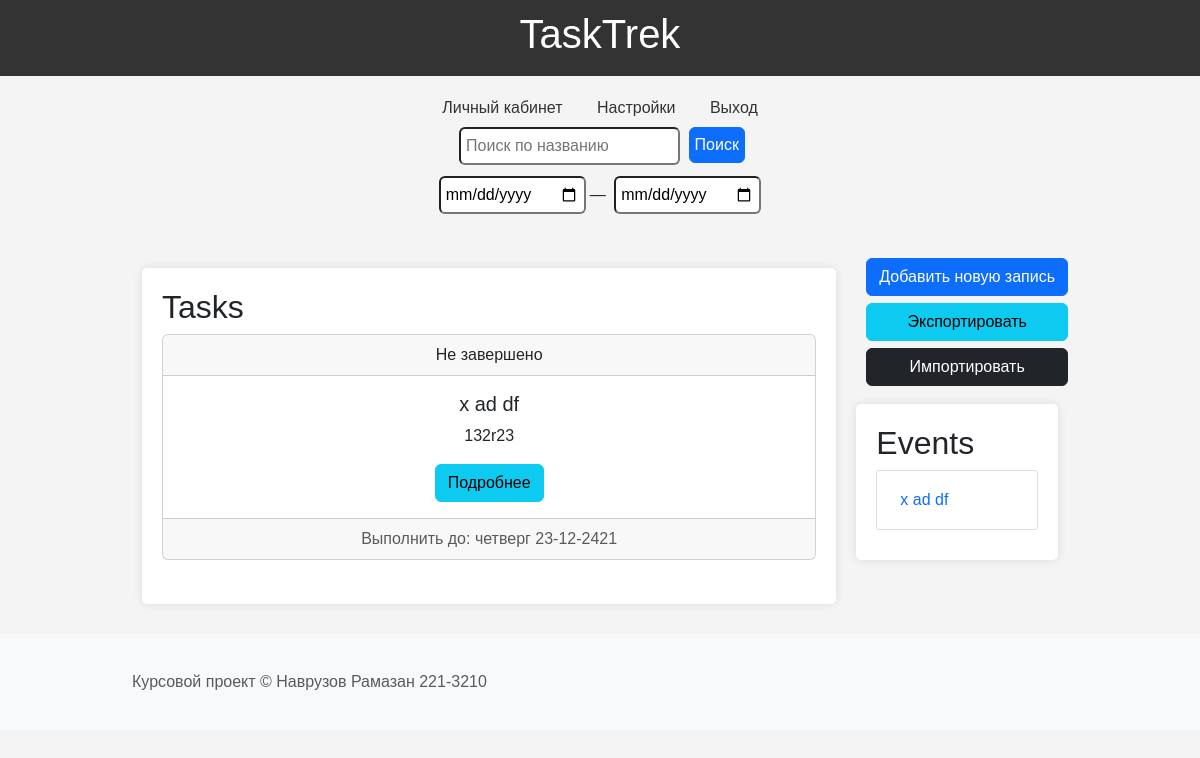
Page / (signed in) on the earlier database version.
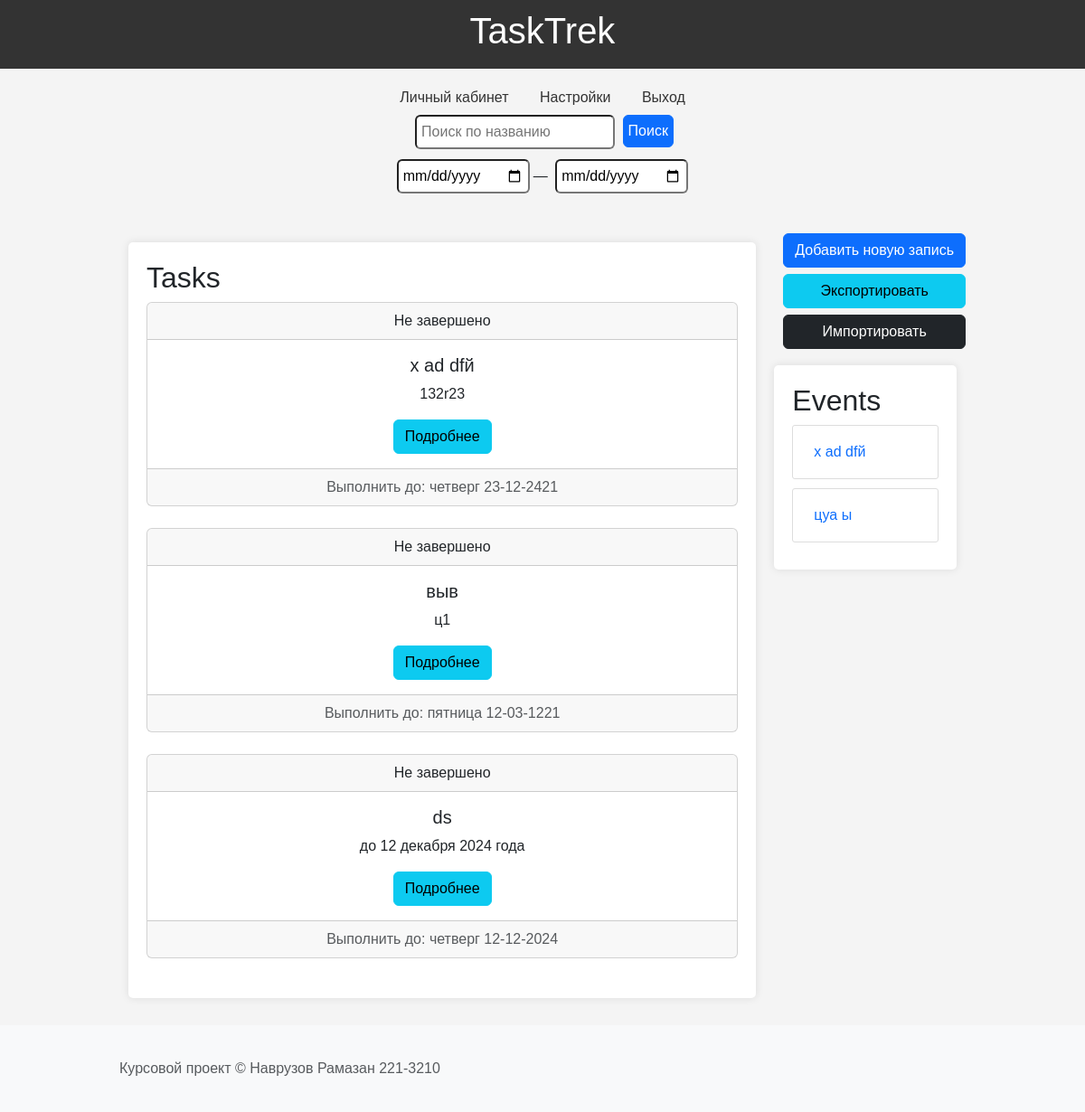
Same page on the later database version.
### app.py (models this page shows)
class Task(db.Model):
    __tablename__ = 'tasks'
    task_id = db.Column(db.Integer, primary_key=True, autoincrement=True)
    user_id = db.Column(db.Integer, db.ForeignKey('users.user_id'), nullable=False)
    title = db.Column(db.String(255), nullable=False)
    description = db.Column(db.Text)
    due_date = db.Column(db.Date)
    priority = db.Column(db.Integer, default=1)
    status = db.Column(db.String(50))
    __table_args__ = (
        db.CheckConstraint('priority >= 1 AND priority <= 10', name='check_priority_range'),
    )

class Event(db.Model):
    __tablename__ = 'events'
    event_id = db.Column(db.Integer, primary_key=True, autoincrement=True)
    user_id = db.Column(db.Integer, db.ForeignKey('users.user_id'), nullable=False)
    title = db.Column(db.String(255), nullable=False)
    description = db.Column(db.Text)
    event_date = db.Column(db.DateTime)

### app.py (the view)
@app.route('/', methods=['GET', 'POST'])
@login_required
def index():
    user_id = current_user.user_id
    tasks = Task.query.filter_by(user_id=user_id).all()
    events = Event.query.filter_by(user_id=user_id).all()
    form = ImportForm()
    return render_template('index.html', tasks=tasks, events=events, form=form)

### app.py
class ImportForm(FlaskForm):
    csv_file = FileField('CSV файл', validators=[
        FileRequired(),
        FileAllowed(['csv'], 'Только CSV файлы!')
    ])

### app.py (called while the page is built)
def format_date(value):
    return format_datetime(value, "EEEE dd-MM-yyyy", locale='ru_RU')

@login_manager.user_loader
def load_user(user_id):
    return User.query.get(int(user_id))

### templates/index.html (shortened to what this page needs)
<!DOCTYPE html>
<html lang="ru">
<head>
    <link href="https://cdn.jsdelivr.net/npm/bootstrap@5.3.3/dist/css/bootstrap.min.css" rel="stylesheet">
    <link rel="stylesheet" href="{{ url_for('static', filename='styles.css') }}">
</head>
<body>
    <header>
        <h1>TaskTrek</h1>
    </header>
    <nav>
        <a href="/profile">Личный кабинет</a>
        <a href="/settings">Настройки</a>
        <a href="/logout">Выход</a>
        <br>
        <input type="search" id="search-input" placeholder="Поиск по названию" style="padding: 5px; margin: 4px; margin-top: 7px" class="rounded">
        <button id="search-btn" class="btn btn-primary" style="padding: 5px; margin-top: -3px">Поиск</button>
        <br>
        <input type="date" id="start-date" name="start-date" class="rounded" style="padding: 5px; margin: 4px; margin-top: 7px">&mdash;
        <input type="date" id="end-date" name="end-date" class="rounded" style="padding: 5px; margin: 4px; margin-top: 7px">
    </nav>
    <div class="container">
        <div class="tasks">
            <h2>Tasks</h2>
            <div id="task-list">
                {% for task in tasks %}
                <div class="card text-center">
                    <div class="card-header">
                        {% if not task.status %}
                            Выполнено
                        {% else %}
                            Не завершено
                        {% endif %}
                    </div>
                    <div class="card-body">
                        <h5 class="card-title">{{ task.title }}</h5>
                        <p class="card-text">{{ task.description }}</p>
                        <button type="button" class="get-info btn btn-info" data-bs-toggle="modal" data-bs-target="#viewRecordModal" data-record-id="{{ task.task_id }}" data-record-type="task">Подробнее</button>
                    </div>
                    <div class="card-footer text-body-secondary">
                        Выполнить до: {{ task.due_date | format_date }}
                    </div>
                </div>
                <br>
                {% endfor %}
            </div>
        </div>
        <div class="sidebar">
            <div class="buttons" style="margin-left: 20px;">
                <div class="btn-group-vertical">
                    <button class="btn btn-primary btn-add mb-2 rounded" id="add-record-btn" data-bs-toggle="modal" data-bs-target="#addRecordModal">Добавить новую запись</button>
                    <button class="btn btn-info mb-2 rounded" id="btn-export">Экспортировать</button>
                    <button class="btn btn-dark mb-2 rounded" id="btn-import" data-bs-toggle="modal" data-bs-target="#importModal">Импортировать</button>
                </div>
            </div>
            <div class="events">
                <h2>Events</h2>
                <div id="event-list">
                    {% for event in events %}
                    <div class="event-item"><button type="button" class="btn link-primary get-info" data-bs-toggle="modal" data-bs-target="#viewRecordModal" data-record-id="{{ event.event_id }}" data-record-type="event">{{ event.title }}</button></div>
                    {% endfor %}
                </div>
            </div>
        </div>
    </div>
    <footer class="mt-auto py-3 bg-light">
        <div class="container text-center">
            <span class="text-muted">Курсовой проект &#169; Наврузов Рамазан 221-3210</span>
        </div>
    </footer>
</body>
</html>

### static/styles.css (style rules this page uses)
body { font-family: Arial, sans-serif; margin: 0; padding: 0; display: flex; flex-direction: column; align-items: center; background-color: #f4f4f4; }
header, footer { width: 100%; background: #333; color: #fff; padding: 10px 0; text-align: center; }
.container { display: flex; width: 80%; margin: 20px auto; }
.tasks, .events { background: #fff; margin: 10px; padding: 20px; border-radius: 5px; box-shadow: 0 0 10px rgba(0, 0, 0, 0.1); }
.tasks { flex: 2; }
.events { max-width: 320px; }
.task-item, .event-item { border: 1px solid #ddd; margin-bottom: 10px; padding: 10px; border-radius: 3px; }
nav { margin: 20px 0; text-align: center; }
nav a { margin: 0 15px; color: #333; text-decoration: none; }

Differences in the rows shown:
changed Task "четверг 23-12-2421": title "x ad df" → "x ad dfй"
added Task: status "Не завершено", title "выв", description "ц1", due_date "пятница 12-03-1221"
added Task: status "Не завершено", title "ds", description "до 12 декабря 2024 года", due_date "четверг 12-12-2024"
changed Event: title "x ad df" → "x ad dfй"
added Event: title "цуа ы"
